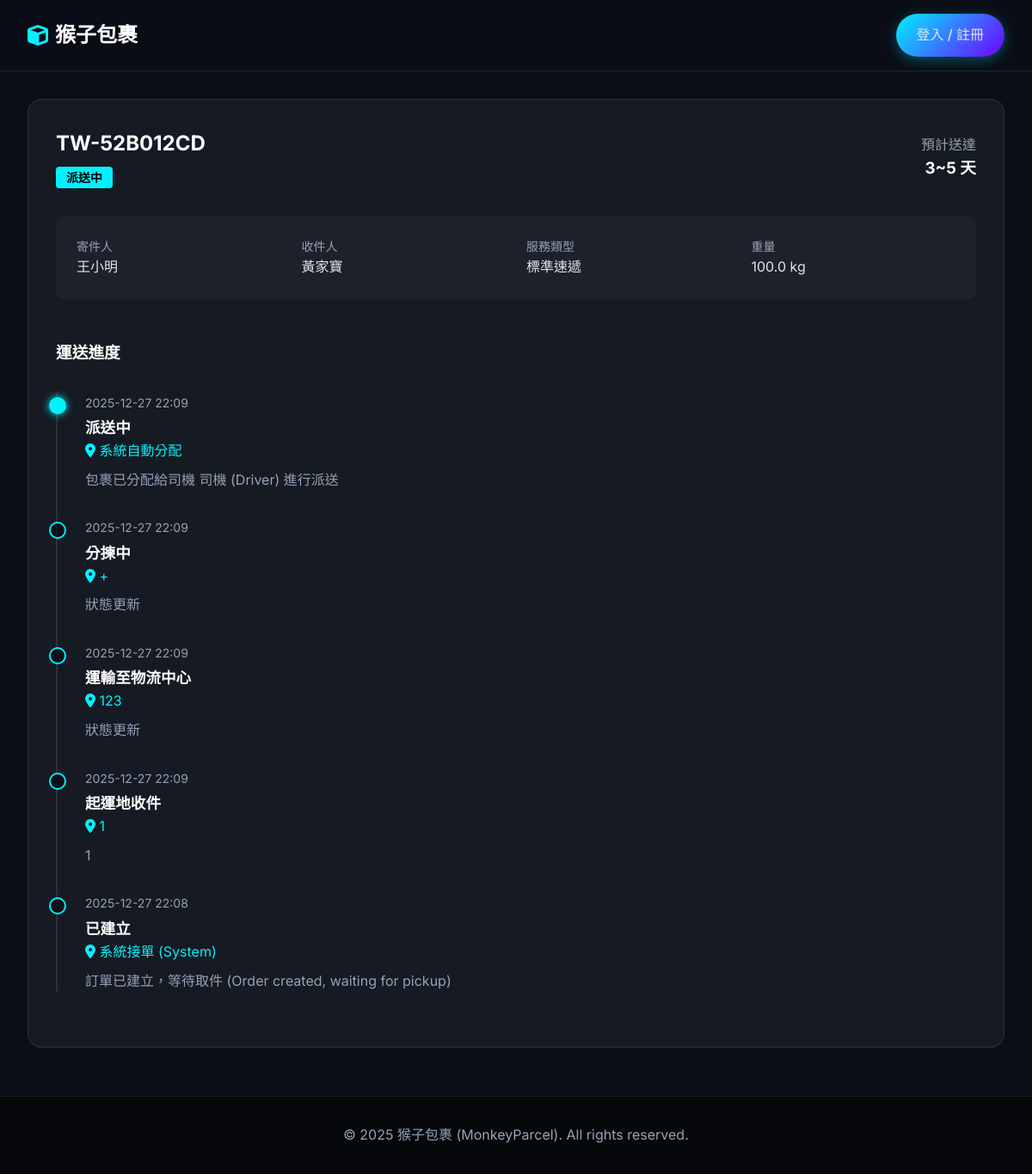
Page /track/TW-52B012CD on the committed database.
### app/models.py (models this page shows, shortened)
class Package(Base):
    __tablename__ = 'packages'
    id: Mapped[int] = mapped_column(primary_key=True)
    tracking_number: Mapped[str] = mapped_column(String(20), unique=True, nullable=False) # 物流單號
    sender_id: Mapped[int] = mapped_column(ForeignKey('customers.id'), nullable=False)
    recipient_name: Mapped[str] = mapped_column(String(100), nullable=False)
    recipient_address: Mapped[str] = mapped_column(String(200), nullable=False)
    recipient_phone: Mapped[str] = mapped_column(String(20), nullable=False)
    weight: Mapped[float] = mapped_column(Float, nullable=False) # 重量 (kg)
    width: Mapped[float] = mapped_column(Float, nullable=False)  # 寬 (cm)
    height: Mapped[float] = mapped_column(Float, nullable=False) # 高 (cm)
    length: Mapped[float] = mapped_column(Float, nullable=False) # 長 (cm)
    declared_value: Mapped[float] = mapped_column(Float, default=0.0) # 報值金額 (保險用)
    content_description: Mapped[str] = mapped_column(String(255), nullable=True) # 內容物描述
    package_type: Mapped[PackageType] = mapped_column(Enum(PackageType), default=PackageType.SMALL_BOX)
    delivery_speed: Mapped[DeliverySpeed] = mapped_column(Enum(DeliverySpeed), default=DeliverySpeed.STANDARD)
    status: Mapped[PackageStatus] = mapped_column(Enum(PackageStatus), default=PackageStatus.CREATED)
    is_hazardous: Mapped[bool] = mapped_column(Boolean, default=False)   # 易燃物/危險品
    is_fragile: Mapped[bool] = mapped_column(Boolean, default=False)     # 易碎品
    is_international: Mapped[bool] = mapped_column(Boolean, default=False) # 國際件
    created_at: Mapped[datetime] = mapped_column(DateTime, default=datetime.now) # 寄件時間
    estimated_delivery: Mapped[datetime] = mapped_column(DateTime, nullable=True) # 預計抵達時間
    shipping_cost: Mapped[float] = mapped_column(Float, default=0.0) # 運費金額
    sender: Mapped["Customer"] = relationship("Customer", back_populates="packages", foreign_keys=[sender_id])
    tracking_events: Mapped[List["TrackingEvent"]] = relationship("TrackingEvent", back_populates="package", cascade="all, delete-orphan")
    assigned_driver_id: Mapped[Optional[int]] = mapped_column(ForeignKey('users.id'), nullable=True)
    assigned_driver: Mapped[Optional["User"]] = relationship("User", foreign_keys=[assigned_driver_id])
    @property
    def status_label(self):
        return PACKAGE_STATUS_LABELS.get(self.status, self.status.value)
    @property
    def delivery_speed_label(self):
        labels = {
            DeliverySpeed.OVERNIGHT: "隔夜達",
            DeliverySpeed.TWO_DAY: "兩日達",
            DeliverySpeed.STANDARD: "標準速遞",
            DeliverySpeed.ECONOMY: "經濟速遞"
        }
        return labels.get(self.delivery_speed, self.delivery_speed.value)

class User(Base):
    __tablename__ = 'users'
    id: Mapped[int] = mapped_column(primary_key=True)
    username: Mapped[str] = mapped_column(String(50), unique=True, nullable=False)
    password_hash: Mapped[str] = mapped_column(String(128), nullable=False)
    full_name: Mapped[str] = mapped_column(String(100), nullable=False)
    email: Mapped[str] = mapped_column(String(120), unique=True, nullable=False)
    phone: Mapped[str] = mapped_column(String(20), nullable=False)
    address: Mapped[str] = mapped_column(String(200), nullable=True)
    role: Mapped[UserRole] = mapped_column(Enum(UserRole), default=UserRole.CUSTOMER)
    type: Mapped[str] = mapped_column(String(50))
    __mapper_args__ = {
        'polymorphic_identity': 'user',
        'polymorphic_on': type
    }

class TrackingEvent(Base):
    __tablename__ = 'tracking_events'
    id: Mapped[int] = mapped_column(primary_key=True)
    package_id: Mapped[int] = mapped_column(ForeignKey('packages.id'), nullable=False)
    timestamp: Mapped[datetime] = mapped_column(DateTime, default=datetime.now) # 掃描時間
    location: Mapped[str] = mapped_column(String(100), nullable=False) # 掃描地點 (例如：台北分揀中心)
    status: Mapped[PackageStatus] = mapped_column(Enum(PackageStatus), nullable=False) # 當時狀態
    description: Mapped[str] = mapped_column(String(255), nullable=False) # 詳細描述 (例如：包裹已抵達...)
    handled_by_id: Mapped[Optional[int]] = mapped_column(ForeignKey('users.id'), nullable=True)
    package: Mapped["Package"] = relationship("Package", back_populates="tracking_events")
    @property
    def status_label(self):
        return PACKAGE_STATUS_LABELS.get(self.status, self.status.value)

### app/routes.py (the view)
@main.route('/track/<tracking_number>')
def tracking_result(tracking_number):
    package = services.get_package_by_tracking(tracking_number)
    if not package:
        flash('找不到該追蹤號碼 (Tracking number not found)', 'error')
        return redirect(url_for('main.index'))
    return render_template('tracking_result.html', package=package)

### app/services.py (called while the page is built)
def get_package_by_tracking(tracking_number):
    return db.session.execute(
        db.select(models.Package).filter_by(tracking_number=tracking_number)
    ).scalar_one_or_none()

### app/templates/tracking_result.html (shortened to what this page needs)
{% extends "base.html" %}
{% block content %}
<div class="container">
    <div class="card">
        <div
            style="display: flex; justify-content: space-between; align-items: center; margin-bottom: 2rem; flex-wrap: wrap; gap: 1rem;">
            <div>
                <h2 style="margin-bottom: 0.5rem;">{{ package.tracking_number }}</h2>
                <span
                    style="padding: 0.25rem 0.75rem; background: var(--primary-color); color: #000; border-radius: 4px; font-weight: 600; font-size: 0.875rem;">
                    {{ package.status_label }}
                </span>
            </div>
            <div style="text-align: right; display: flex; flex-direction: column; align-items: flex-end; gap: 0.5rem;">
                <div>
                    <p style="color: var(--text-muted); margin-bottom: 0;">預計送達</p>
                    {% if package.estimated_delivery %}
                    <h3 style="margin-bottom: 0;">{{ package.estimated_delivery.strftime('%Y-%m-%d') }}</h3>
                    {% else %}
                    <h3 style="margin-bottom: 0;">
                        {% if package.delivery_speed.name == 'OVERNIGHT' %}1 天
                        {% elif package.delivery_speed.name == 'TWO_DAY' %}2 天
                        {% elif package.delivery_speed.name == 'STANDARD' %}3~5 天
                        {% elif package.delivery_speed.name == 'ECONOMY' %}5~7 天
                        {% else %}計算中...
                        {% endif %}
                    </h3>
                    {% endif %}
                </div>
            </div>
        </div>
        <div
            style="display: grid; grid-template-columns: repeat(auto-fit, minmax(200px, 1fr)); gap: 1.5rem; margin-bottom: 3rem; padding: 1.5rem; background: rgba(255,255,255,0.03); border-radius: 8px;">
            <div>
                <p style="color: var(--text-muted); font-size: 0.875rem;">寄件人</p>
                <p>{{ package.sender.full_name }}</p>
            </div>
            <div>
                <p style="color: var(--text-muted); font-size: 0.875rem;">收件人</p>
                <p>{{ package.recipient_name }}</p>
            </div>
            <div>
                <p style="color: var(--text-muted); font-size: 0.875rem;">服務類型</p>
                <p>{{ package.delivery_speed_label }}</p>
            </div>
            <div>
                <p style="color: var(--text-muted); font-size: 0.875rem;">重量</p>
                <p>{{ package.weight }} kg</p>
            </div>
        </div>
        <h3>運送進度</h3>
        <div class="timeline" style="margin-top: 2rem;">
            {% for event in package.tracking_events|sort(attribute='timestamp', reverse=True) %}
            <div class="timeline-item {% if loop.first %}active{% endif %}">
                <div class="timeline-date">{{ event.timestamp.strftime('%Y-%m-%d %H:%M') }}</div>
                <div class="timeline-status">{{ event.status_label }}</div>
                <div class="timeline-location"><i class="fas fa-map-marker-alt"></i> {{ event.location }}</div>
                <p style="color: var(--text-muted); margin-top: 0.5rem;">{{ event.description }}</p>
            </div>
            {% endfor %}
        </div>
    </div>
</div>
{% endblock %}

### app/static/css/style.css (style rules this page uses)
:root { --primary-color: #00f2ff; --primary-dark: #00c8d4; --secondary-color: #7000ff; --bg-color: #0a0e17; --card-bg: rgba(255, 255, 255, 0.05); --text-color: #e0e6ed; --text-muted: #94a3b8; --border-color: rgba(255, 255, 255, 0.1); --success-color: #00ff9d; --error-color: #ff4d4d; --gradient-main: linear-gradient(135deg, #00f2ff 0%, #7000ff 100%); }
* { box-sizing: border-box; margin: 0; padding: 0; }
body { font-family: 'Inter', 'Noto Sans TC', sans-serif; background-color: var(--bg-color); color: var(--text-color); line-height: 1.6; min-height: 100vh; display: flex; flex-direction: column; }
h1, h2, h3, h4, h5, h6 { font-weight: 700; margin-bottom: 1rem; color: #fff; }
.container { max-width: 1200px; margin: 0 auto; padding: 0 2rem; }
.card { background: var(--card-bg); border: 1px solid var(--border-color); border-radius: 16px; padding: 2rem; backdrop-filter: blur(10px); margin-bottom: 1.5rem; }
.timeline { position: relative; padding-left: 2rem; border-left: 2px solid var(--border-color); }
.timeline-item { position: relative; margin-bottom: 2rem; }
.timeline-item::before { content: ''; position: absolute; left: -2.6rem; top: 0.25rem; width: 1rem; height: 1rem; background: var(--bg-color); border: 2px solid var(--primary-color); border-radius: 50%; }
.timeline-item.active::before { background: var(--primary-color); box-shadow: 0 0 10px var(--primary-color); }
.timeline-date { font-size: 0.875rem; color: var(--text-muted); margin-bottom: 0.25rem; }
.timeline-status { font-weight: 700; font-size: 1.1rem; color: #fff; }
.timeline-location { color: var(--primary-color); }
.card, .hero, .timeline-item { animation: fadeIn 0.5s ease-out forwards; }

### rows in the picture
Package: tracking_number "TW-52B012CD", status_label "派送中", recipient_name "黃家寶", delivery_speed_label "標準速遞", weight "100.0"
User: sender.full_name "王小明"
TrackingEvent: timestamp "2025-12-27 22:09", status_label "派送中", location "系統自動分配", description "包裹已分配給司機 司機 (Driver) 進行派送"
TrackingEvent: timestamp "2025-12-27 22:09", status_label "分揀中", location "+", description "狀態更新"
TrackingEvent: timestamp "2025-12-27 22:09", status_label "運輸至物流中心", location "123", description "狀態更新"
TrackingEvent: timestamp "2025-12-27 22:09", status_label "起運地收件", location "1", description "1"
TrackingEvent: timestamp "2025-12-27 22:08", status_label "已建立", location "系統接單 (System)", description "訂單已建立，等待取件 (Order created, waiting for pickup)"
